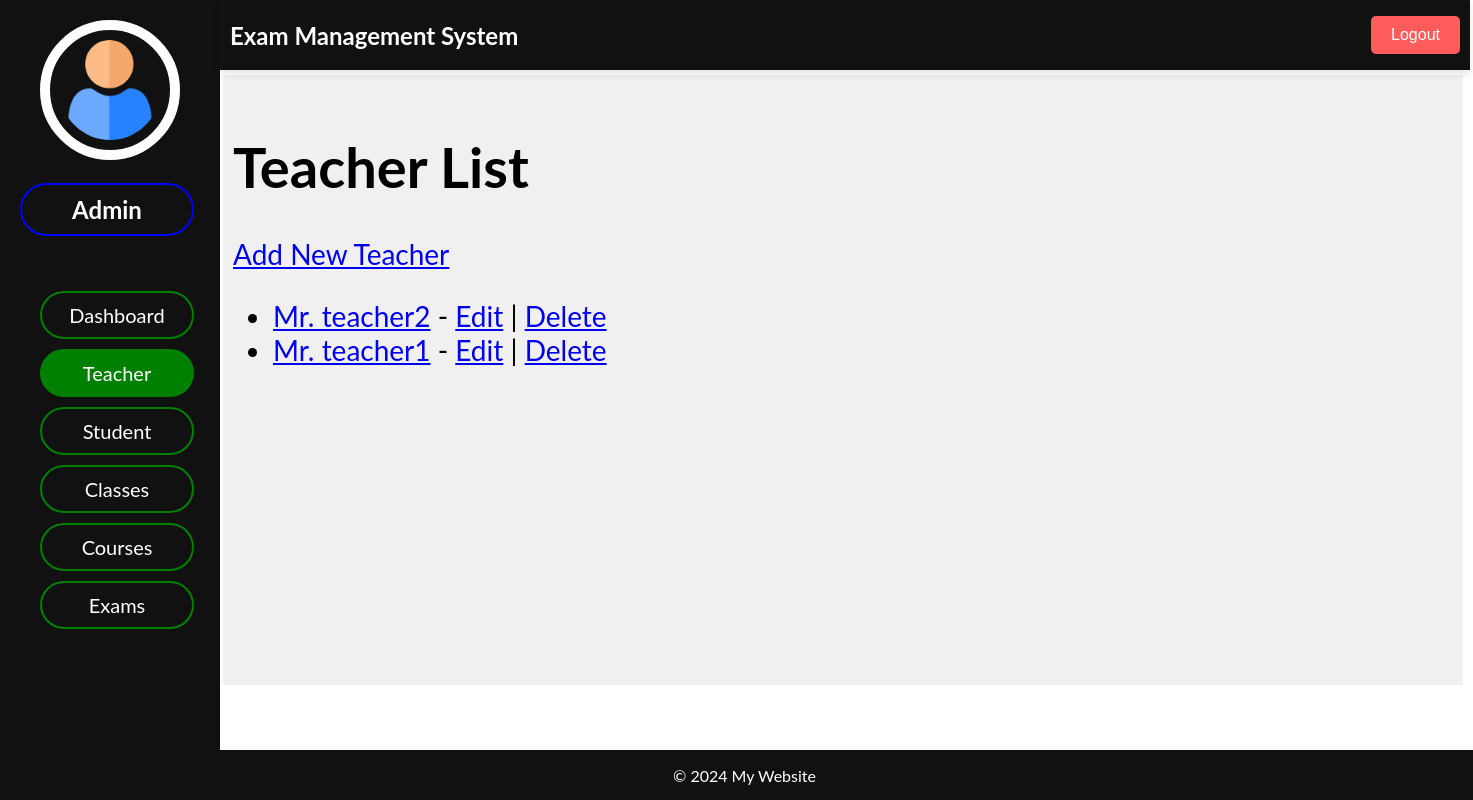
Before: /adminpanel/teachers/all with the older database file.
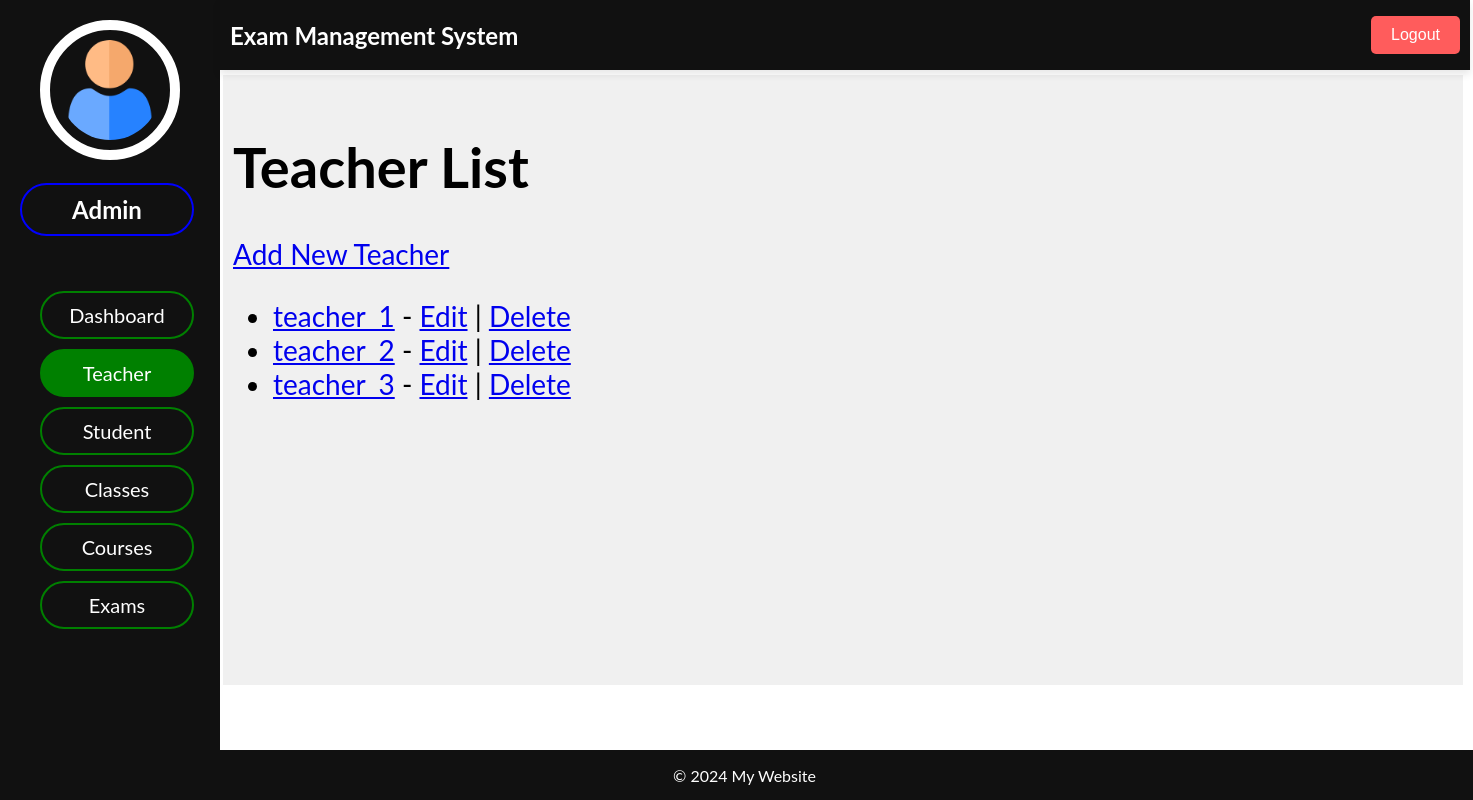
After: the same page with the newer database file.
### admin_panel/models.py (models this page shows, shortened)
class Teacher(models.Model):
    teacher_id = models.AutoField(primary_key=True)
    name = models.CharField(max_length=100)
    email = models.EmailField()
    phone = models.CharField(max_length=15)
    classes = models.ManyToManyField(Class, blank=True)

### admin_panel/views.py (the view)
# urls.py: path('teachers/all', views.teacher_list, name='teacher_list'),
def teacher_list(request):
    teachers = Teacher.objects.all()
    return render(request, 'teachers/teacher_list.html', {'teachers': teachers})

### admin_panel/templates/teachers/teacher_list.html (shortened to what this page needs)
{% extends "dashboard/index.html" %}
{% block header %}
    {% include "dashboard/header.html" %}
{% endblock header %}
{% block sidenav %}
    {% include "teachers/sidenav.html" %}
{% endblock sidenav %}
{% block main %}
    <h1>Teacher List</h1>
    <a href="{% url 'teacher_create' %}">Add New Teacher</a>
    <ul>
        {% for teacher in teachers %}
            <li>
                <a href="{% url 'teacher_detail' teacher.pk %}">{{ teacher.name }}</a> -
                <a href="{% url 'teacher_update' teacher.pk %}">Edit</a> |
                <a href="{% url 'teacher_delete' teacher.pk %}">Delete</a>
            </li>
        {% endfor %}
    </ul>
{% endblock main %}
{% block footer %}
    {% include "dashboard/footer.html" %}
{% endblock footer %}

Changed rows visible on the page:
removed Teacher: name "Mr. teacher2"
removed Teacher: name "Mr. teacher1"
added Teacher: name "teacher_1"
added Teacher: name "teacher_2"
added Teacher: name "teacher_3"
